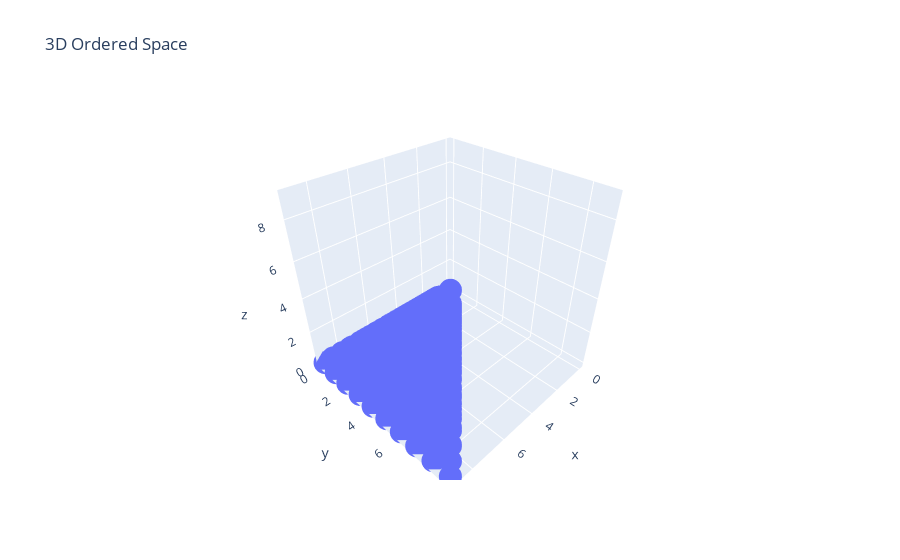

Here is the notebook cell this chart was saved with:
### Code cell
# Let's go 3D

S = 10
data = [[x,y,z] for x in range(S) for y in range(S) for z in range(S) if x >= y and y >= z]
df3D = pd.DataFrame(data, columns=['x', 'y', "z"]) 
fig3D = px.scatter_3d(df3D, x="x", y="y", z="z", title="3D Ordered Space")
fig3D.show()

### Figure 1 — Plotly figure (JSON) as saved in the notebook; plotly's stock layout.template omitted (floating-point values rounded to 4 significant figures; data arrays with more than 128 entries replaced by an {"elided": "..."} marker saying what was removed)
{"data": [{"hovertemplate": "x=%{x}<br>y=%{y}<br>z=%{z}<extra></extra>", "legendgroup": "", "marker": {"color": "#636efa", "symbol": "circle"}, "mode": "markers", "name": "", "scene": "scene", "showlegend": false, "type": "scatter3d", "x": {"elided": "220 int values"}, "y": {"elided": "220 int values"}, "z": {"elided": "220 int values"}}], "layout": {"legend": {"tracegroupgap": 0}, "scene": {"domain": {"x": [0, 1], "y": [0, 1]}, "xaxis": {"title": {"text": "x"}}, "yaxis": {"title": {"text": "y"}}, "zaxis": {"title": {"text": "z"}}}, "title": {"text": "3D Ordered Space"}}}
